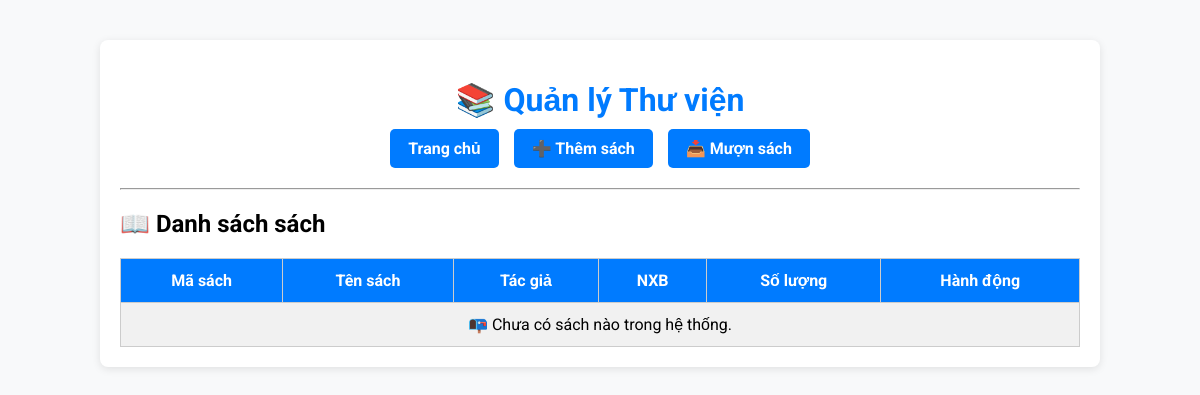
Before: / with the older database file.
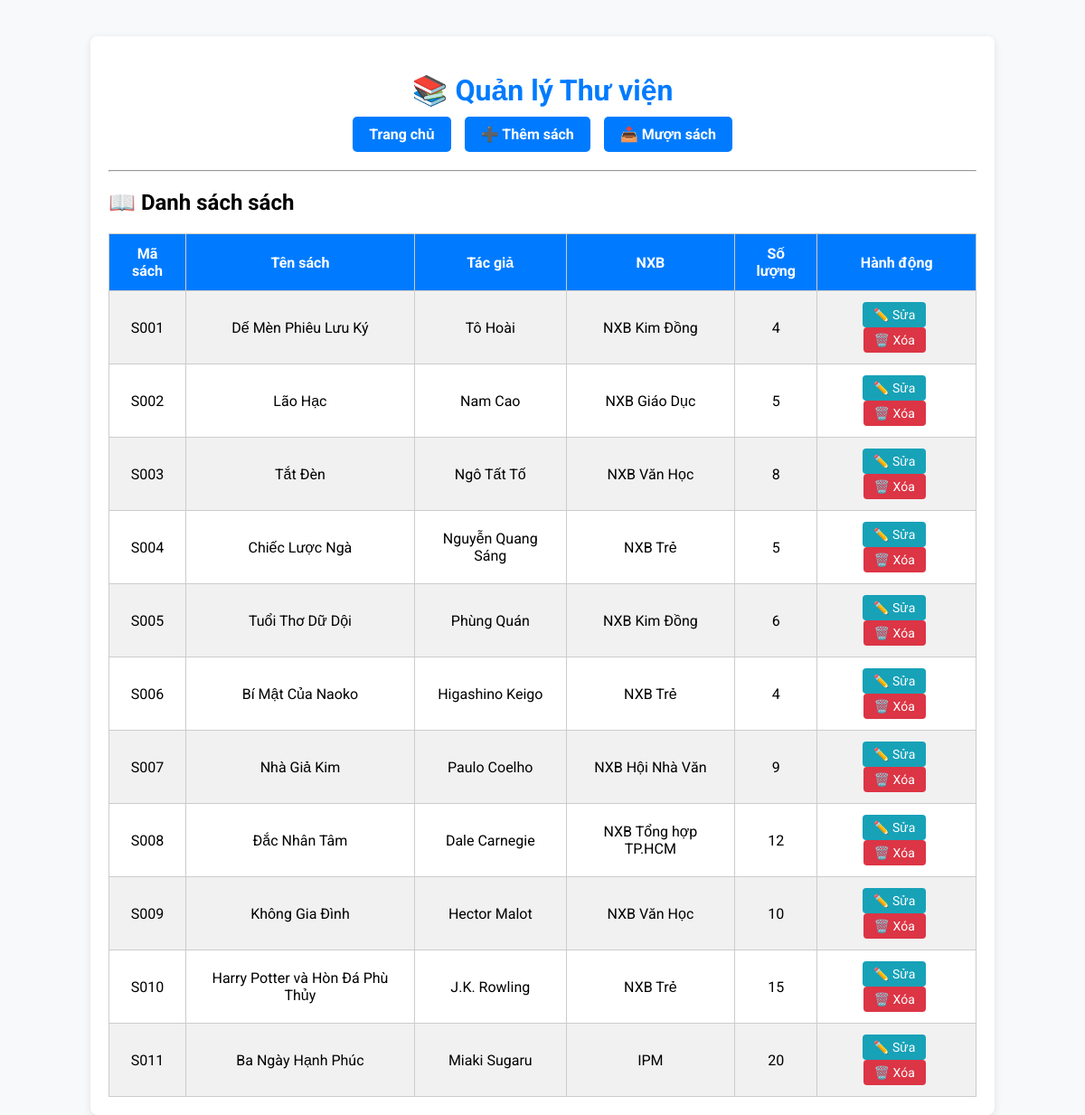
After: the same page with the newer database file.
### tables this page shows
CREATE TABLE `sach` (
  `MaSach` varchar(10) NOT NULL,
  `TenSach` varchar(200) NOT NULL,
  `TacGia` varchar(100) DEFAULT NULL,
  `NXB` varchar(100) DEFAULT NULL,
  `SoLuong` int(11) NOT NULL CHECK (`SoLuong` >= 0)
);

### index.php (the view)
<?php include 'db.php';
include 'includes/header.php'; ?>
<h2>📖 Danh sách sách</h2>
<table>
    <tr>
        <th>Mã sách</th>
        <th>Tên sách</th>
        <th>Tác giả</th>
        <th>NXB</th>
        <th>Số lượng</th>
        <th>Hành động</th>
    </tr>
    <?php
    $result = $conn->query("SELECT * FROM Sach");
    if ($result->num_rows > 0) {
        while ($row = $result->fetch_assoc()) {
            echo "<tr>
                    <td>{$row['MaSach']}</td>
                    <td>{$row['TenSach']}</td>
                    <td>{$row['TacGia']}</td>
                    <td>{$row['NXB']}</td>
                    <td>{$row['SoLuong']}</td>
                    <td>
                        <a href='edit_book.php?id={$row['MaSach']}' class='button edit'>✏️ Sửa</a>
                        <a href='delete_book.php?id={$row['MaSach']}' class='button delete'
                           onclick=\"return confirm('Xác nhận xoá sách này?')\">🗑️ Xóa</a>
                    </td>
                  </tr>";
        }
    } else {
        echo "<tr><td colspan='6'>📭 Chưa có sách nào trong hệ thống.</td></tr>";
    }
    ?>
</table>
</div>
</body>
</html>

### includes/header.php (shortened to what this page needs)
<!DOCTYPE html>
<html lang="vi">
<head>
    <link rel="stylesheet" href="assets/style.css">
</head>
<body>
    <div class="container">
        <h1>📚 Quản lý Thư viện</h1>
        <nav>
            <a href="index.php">Trang chủ</a>
            <a href="add_book.php">➕ Thêm sách</a>
            <a href="borrow_book.php">📥 Mượn sách</a>
        </nav>
        <hr>

### assets/style.css (style rules this page uses)
body { font-family: Arial; margin: 20px; background: #f2f2f2; }
table { width: 100%; border-collapse: collapse; background: white; }
th, td { padding: 10px; border: 1px solid #ccc; }
a.button { padding: 6px 12px; background: #007bff; color: white; text-decoration: none; border-radius: 4px; }
.button { padding: 6px 12px; background: #007bff; color: white; text-decoration: none; border-radius: 4px; margin-right: 5px; }
body { font-family: 'Roboto', sans-serif; background: #f8f9fa; margin: 0; padding: 0; }
.container { width: 90%; max-width: 960px; margin: auto; padding: 20px; background: #fff; box-shadow: 0 2px 8px rgba(0,0,0,0.1); margin-top: 40px; border-radius: 8px; }
h1 { text-align: center; color: #007bff; margin-bottom: 10px; }
nav { display: flex; justify-content: center; gap: 15px; margin-bottom: 20px; }
nav a { text-decoration: none; background: #007bff; color: white; padding: 10px 18px; border-radius: 5px; font-weight: bold; transition: 0.2s; }
table { width: 100%; border-collapse: collapse; margin-top: 15px; }
th, td { border: 1px solid #ccc; padding: 12px; text-align: center; }
th { background: #007bff; color: white; }
tr:nth-child(even) { background: #f1f1f1; }
.button { display: inline-block; padding: 6px 12px; text-decoration: none; color: white; border-radius: 4px; margin-right: 5px; font-size: 14px; }
.button.edit { background: #17a2b8; }
.button.delete { background: #dc3545; }

Changed rows visible on the page:
added sach: MaSach "S001", TenSach "Dế Mèn Phiêu Lưu Ký", TacGia "Tô Hoài", NXB "NXB Kim Đồng", SoLuong "4"
added sach: MaSach "S002", TenSach "Lão Hạc", TacGia "Nam Cao", NXB "NXB Giáo Dục", SoLuong "5"
added sach: MaSach "S003", TenSach "Tắt Đèn", TacGia "Ngô Tất Tố", NXB "NXB Văn Học", SoLuong "8"
added sach: MaSach "S004", TenSach "Chiếc Lược Ngà", TacGia "Nguyễn Quang Sáng", NXB "NXB Trẻ", SoLuong "5"
added sach: MaSach "S005", TenSach "Tuổi Thơ Dữ Dội", TacGia "Phùng Quán", NXB "NXB Kim Đồng", SoLuong "6"
added sach: MaSach "S006", TenSach "Bí Mật Của Naoko", TacGia "Higashino Keigo", NXB "NXB Trẻ", SoLuong "4"
added sach: MaSach "S007", TenSach "Nhà Giả Kim", TacGia "Paulo Coelho", NXB "NXB Hội Nhà Văn", SoLuong "9"
added sach: MaSach "S008", TenSach "Đắc Nhân Tâm", TacGia "Dale Carnegie", NXB "NXB Tổng hợp TP.HCM", SoLuong "12"
added sach: MaSach "S009", TenSach "Không Gia Đình", TacGia "Hector Malot", NXB "NXB Văn Học", SoLuong "10"
added sach: MaSach "S010", TenSach "Harry Potter và Hòn Đá Phù Thủy", TacGia "J.K. Rowling", NXB "NXB Trẻ", SoLuong "15"
added sach: MaSach "S011", TenSach "Ba Ngày Hạnh Phúc", TacGia "Miaki Sugaru", NXB "IPM", SoLuong "20"
Other visible differences:
text no longer shown: "📭 Chưa có sách nào trong hệ thống."
